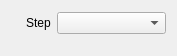
<?xml version="1.0" encoding="UTF-8"?>
<ui version="4.0">
 <class>InspectorTakeWidget</class>
 <widget class="QWidget" name="InspectorTakeWidget">
  <property name="geometry">
   <rect>
    <x>0</x>
    <y>0</y>
    <width>177</width>
    <height>56</height>
   </rect>
  </property>
  <property name="sizePolicy">
   <sizepolicy hsizetype="Expanding" vsizetype="Preferred">
    <horstretch>0</horstretch>
    <verstretch>0</verstretch>
   </sizepolicy>
  </property>
  <layout class="QVBoxLayout" name="verticalLayout">
   <item>
    <layout class="QHBoxLayout" name="horizontalLayoutStep">
     <item>
      <spacer name="horizontalSpacerStep">
       <property name="orientation">
        <enum>Qt::Horizontal</enum>
       </property>
       <property name="sizeType">
        <enum>QSizePolicy::Fixed</enum>
       </property>
       <property name="sizeHint" stdset="0">
        <size>
         <width>15</width>
         <height>20</height>
        </size>
       </property>
      </spacer>
     </item>
     <item>
      <widget class="QLabel" name="labelStep">
       <property name="text">
        <string>Step</string>
       </property>
      </widget>
     </item>
     <item>
      <widget class="QComboBox" name="comboBoxStep">
       <property name="sizePolicy">
        <sizepolicy hsizetype="Expanding" vsizetype="Fixed">
         <horstretch>0</horstretch>
         <verstretch>0</verstretch>
        </sizepolicy>
       </property>
      </widget>
     </item>
    </layout>
   </item>
   <item>
    <spacer name="verticalSpacerStep">
     <property name="orientation">
      <enum>Qt::Vertical</enum>
     </property>
     <property name="sizeType">
      <enum>QSizePolicy::Fixed</enum>
     </property>
     <property name="sizeHint" stdset="0">
      <size>
       <width>20</width>
       <height>10</height>
      </size>
     </property>
    </spacer>
   </item>
  </layout>
 </widget>
 <resources/>
 <connections>
  <connection>
   <sender>comboBoxStep</sender>
   <signal>currentIndexChanged(int)</signal>
   <receiver>InspectorTakeWidget</receiver>
   <slot>stepChanged(int)</slot>
   <hints>
    <hint type="sourcelabel">
     <x>131</x>
     <y>19</y>
    </hint>
    <hint type="destinationlabel">
     <x>180</x>
     <y>40</y>
    </hint>
   </hints>
  </connection>
 </connections>
 <slots>
  <slot>stepChanged(int)</slot>
 </slots>
</ui>
